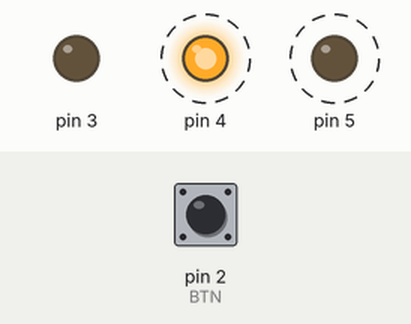
This sketch was run on a simulated Arduino Uno, built with avr-gcc and run on an emulated ATmega328P. Shown: output pins drawn as LEDs (lit = HIGH). Dashed ring = blinking. The inputs (shaded band) are chosen by the test bench; at power-on: pin 2 (BTN) HIGH.

Above: at 1.8 s.
1.9 s: pin 2 (BTN) pulled LOW for 3.2 s
At 3.0 s:
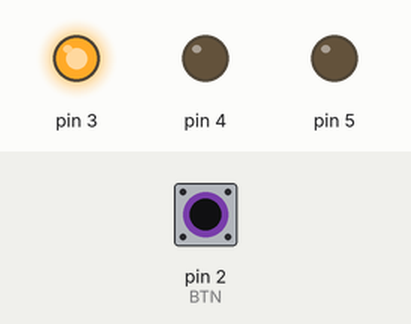
At 5.22 s:
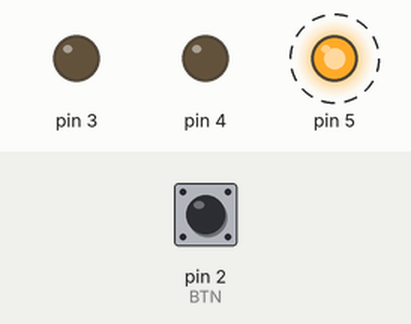
Timing chart, 0 to 12.6 s (numbered marks = the images above; inputs shaded):
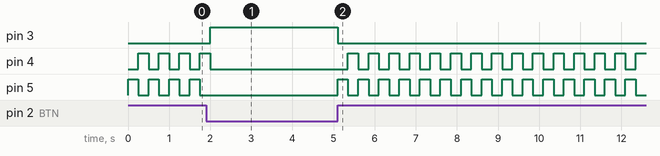

Measured:
- after the input at 1.9 s, pin 3: LOW → HIGH after 0.10 s, → LOW 3.1 s later
- by itself, pin 4: repeats every 0.50 s: HIGH 0.25 s, LOW 0.25 s

The sketch:

sketch.ino
```cpp
#define BTN 2

int switch_state = 0;

void setup() {
    pinMode(3, OUTPUT);
    pinMode(4, OUTPUT);
    pinMode(5, OUTPUT);
    pinMode(BTN, INPUT);
}

void loop() {
    switch_state = digitalRead(BTN);

    if (switch_state == LOW) {
        digitalWrite(3, HIGH);
        digitalWrite(4, LOW);
        digitalWrite(5, LOW);
    } else {
        digitalWrite(3, LOW);
        digitalWrite(4, LOW);
        digitalWrite(5, HIGH);

        delay(250);
        digitalWrite(4, HIGH);
        digitalWrite(5, LOW);
        delay(250);
    }
}
```
